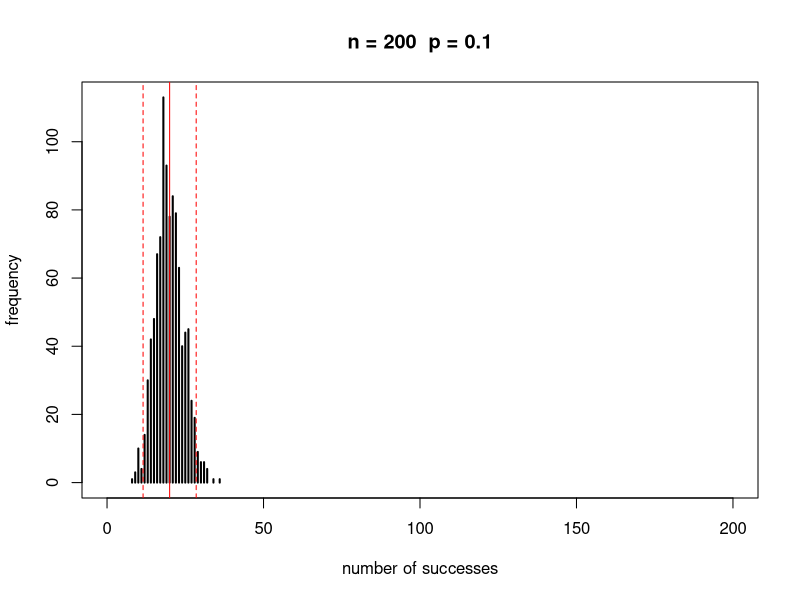
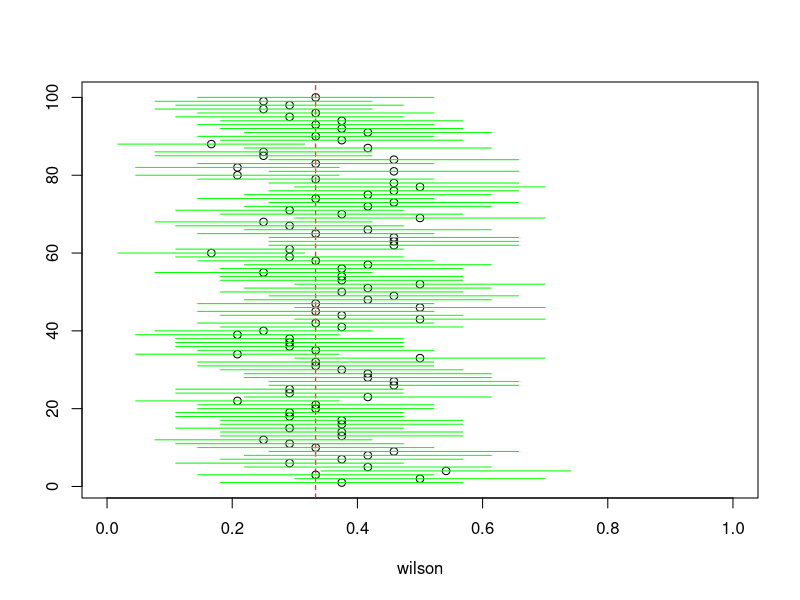
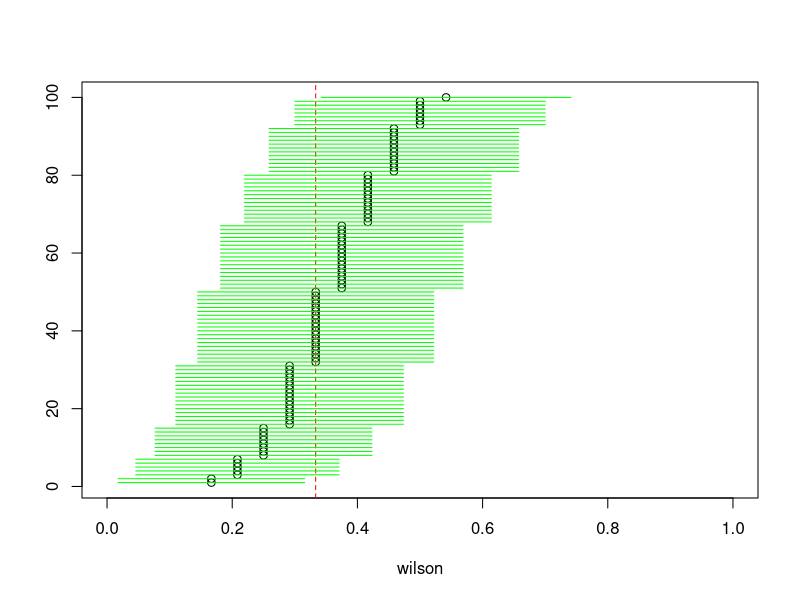
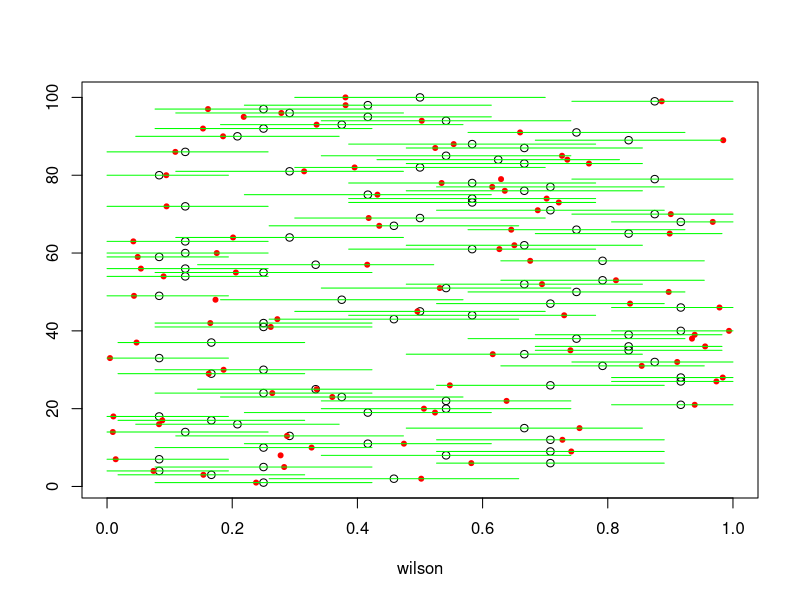
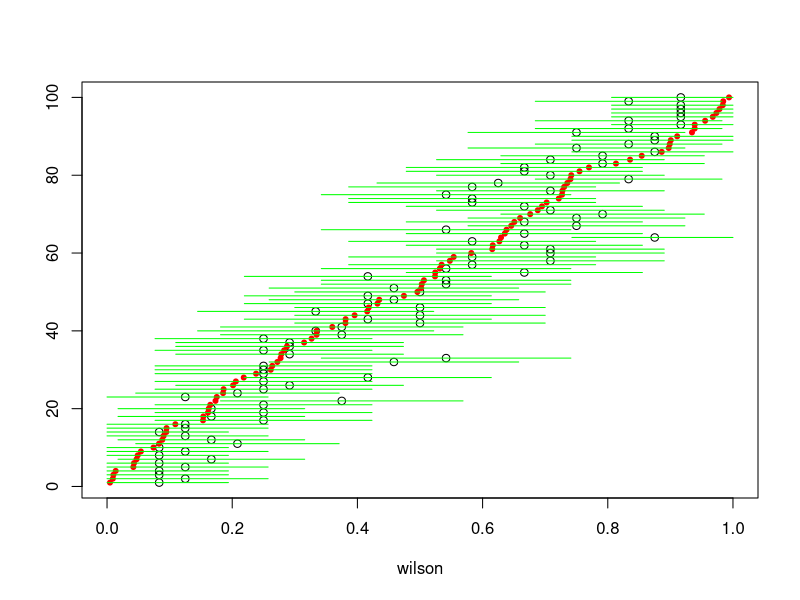
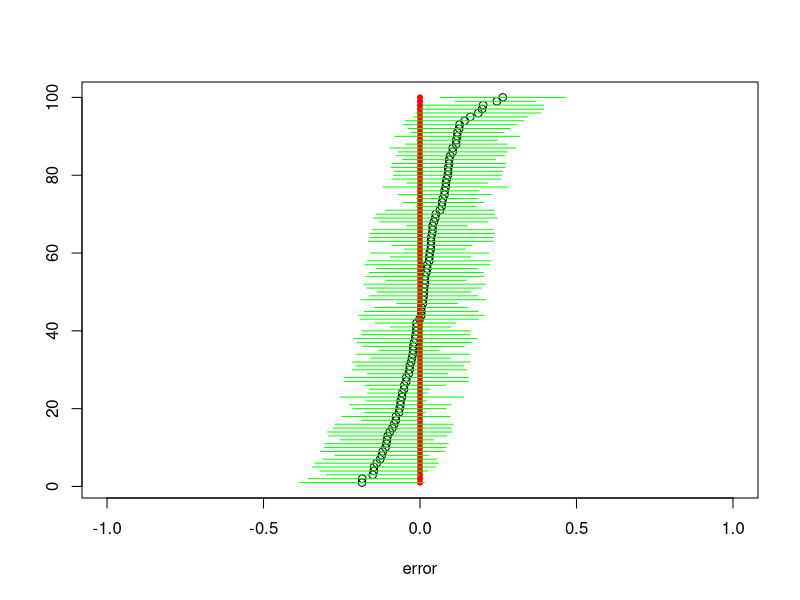

Reproduce these figures in R, in order.
#!/usr/bin/Rscript


## single frequency

p <- 0.1
n <- 20

p <- 0.1
n <- 200

nreps <- 1000
y <- rbinom( nreps, n, p )

plot(table(y),xlim=c(0,n),xaxt='n',xlab="number of successes",main=paste("n =",n," p =", p), ylab="frequency")
axis(1)
abline(v=n*p+c(0,-2,2)*sqrt(n*p*(1-p)), col='red',lty=c(1,2,2))


## check Wilson's CIs

# single frequency

p <- 3/9
n <- 20
nreps <- 100
xy <- data.frame( pp = rep(p,nreps) )
xy$y <- rbinom( nreps, n, xy$pp )
xy$phat <- xy$y/n
xy$wilson <- (xy$y+2)/(n+4)
xy$ci.lower <- pmax(0, with(xy, wilson - 1.96*sqrt( wilson * (1-wilson) / (n+4) ) ) )
xy$ci.upper <- pmin(1, with(xy, wilson + 1.96*sqrt( wilson * (1-wilson) / (n+4) ) ) )

# proportion that lie in the CI
mean( (xy$pp > xy$ci.lower) & (xy$pp < xy$ci.upper) )

with( xy,  {
        plot( wilson, 1:nreps, ylab='', xlim=c(0,1) )
        abline(v=p,col='red',lty=2)
        segments( x0=ci.lower, x1=ci.upper, y0=1:nreps, col='green' )
    } )

# ordered
with( xy[order(xy$y),], {
        plot( wilson, 1:nreps, ylab='', xlim=c(0,1) )
        abline(v=p,col='red',lty=2)
        segments( x0=ci.lower, x1=ci.upper, y0=1:nreps, col='green' )
    } )


# population of different frequencies

n <- 20
nreps <- 100
xy <- data.frame( pp = runif(nreps) )
xy$y <- rbinom( nreps, n, xy$pp )
xy$phat <- xy$y/n
xy$wilson <- (xy$y+2)/(n+4)
xy$ci.lower <- pmax(0, with(xy, wilson - 1.96*sqrt( wilson * (1-wilson) / (n+4) ) ) )
xy$ci.upper <- pmin(1, with(xy, wilson + 1.96*sqrt( wilson * (1-wilson) / (n+4) ) ) )

# proportion that lie in the CI
mean( (xy$pp > xy$ci.lower) & (xy$pp < xy$ci.upper) )

with( xy,  {
        plot( wilson, 1:nreps, ylab='', xlim=c(0,1) )
        points( pp, 1:nreps, col='red', pch=20 )
        segments( x0=ci.lower, x1=ci.upper, y0=1:nreps, col='green' )
    } )

# ordered
with( xy[order(xy$pp),], {
        plot( wilson, 1:nreps, ylab='', xlim=c(0,1) )
        points( pp, 1:nreps, col='red', pch=20 )
        segments( x0=ci.lower, x1=ci.upper, y0=1:nreps, col='green' )
    } )

# ordered by size of the error
with( xy[order(xy$wilson-xy$pp),], {
        plot( wilson-pp, 1:nreps, ylab='', xlim=c(-1,1), xlab="error" )
        points( rep(0,nreps), 1:nreps, col='red', pch=20 )
        segments( x0=ci.lower-pp, x1=ci.upper-pp, y0=1:nreps, col='green' )
    } )
